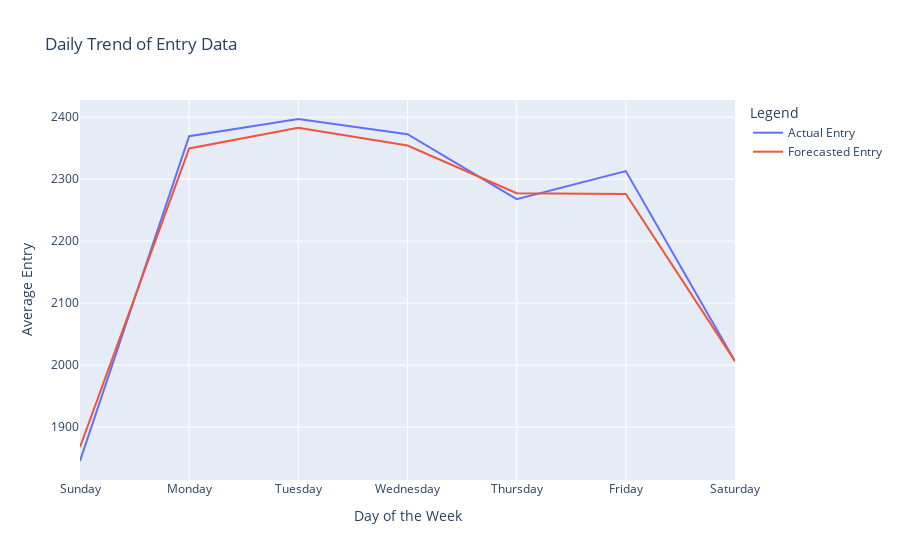

Here is the notebook cell this chart was saved with:
### Code cell
# Extract the day of the week from the 'Date Time' column
df_pred_with_time['day_of_week'] = df_pred_with_time['Date Time'].dt.dayofweek

# Aggregate the actual and predicted values by day of the week
daily_trend = df_pred_with_time.groupby('day_of_week').agg({
    'Actual Entry': 'mean',
    'Forecasted Entry': 'mean'
}).reset_index()

# Map day_of_week numbers to day names, starting with Sunday
day_names = {6: 'Sunday', 0: 'Monday', 1: 'Tuesday', 2: 'Wednesday', 3: 'Thursday', 4: 'Friday', 5: 'Saturday'}
daily_trend['day_name'] = daily_trend['day_of_week'].map(day_names)

# Reorder the DataFrame to start with Sunday
daily_trend = daily_trend.set_index('day_of_week').loc[[6, 0, 1, 2, 3, 4, 5]].reset_index()

# Display the aggregated data
print(daily_trend)

# Create a Plotly figure for the daily trend based on actual and predicted values
fig = px.line(daily_trend, x='day_name', y=['Actual Entry', 'Forecasted Entry'], title='Daily Trend of Entry Data')

# Update layout for better visualization
fig.update_layout(
    xaxis_title='Day of the Week',
    yaxis_title='Average Entry',
    legend_title='Legend'
)

# Show the plot
fig.show()

### Figure 1 — Plotly figure (JSON) as saved in the notebook; plotly's stock layout.template omitted (floating-point values rounded to 4 significant figures)
{"data": [{"hovertemplate": "variable=Actual Entry<br>day_name=%{x}<br>value=%{y}<extra></extra>", "legendgroup": "Actual Entry", "line": {"color": "#636efa", "dash": "solid"}, "marker": {"symbol": "circle"}, "mode": "lines", "name": "Actual Entry", "orientation": "v", "showlegend": true, "type": "scatter", "x": ["Sunday", "Monday", "Tuesday", "Wednesday", "Thursday", "Friday", "Saturday"], "xaxis": "x", "y": [1845.0, 2369.0, 2397.0, 2373.0, 2268.0, 2313.0, 2006.0], "yaxis": "y"}, {"hovertemplate": "variable=Forecasted Entry<br>day_name=%{x}<br>value=%{y}<extra></extra>", "legendgroup": "Forecasted Entry", "line": {"color": "#EF553B", "dash": "solid"}, "marker": {"symbol": "circle"}, "mode": "lines", "name": "Forecasted Entry", "orientation": "v", "showlegend": true, "type": "scatter", "x": ["Sunday", "Monday", "Tuesday", "Wednesday", "Thursday", "Friday", "Saturday"], "xaxis": "x", "y": [1868.0, 2349.0, 2383.0, 2354.0, 2277.0, 2276.0, 2006.0], "yaxis": "y"}], "layout": {"legend": {"title": {"text": "Legend"}, "tracegroupgap": 0}, "title": {"text": "Daily Trend of Entry Data"}, "xaxis": {"anchor": "y", "domain": [0, 1], "title": {"text": "Day of the Week"}}, "yaxis": {"anchor": "x", "domain": [0, 1], "title": {"text": "Average Entry"}}}}
